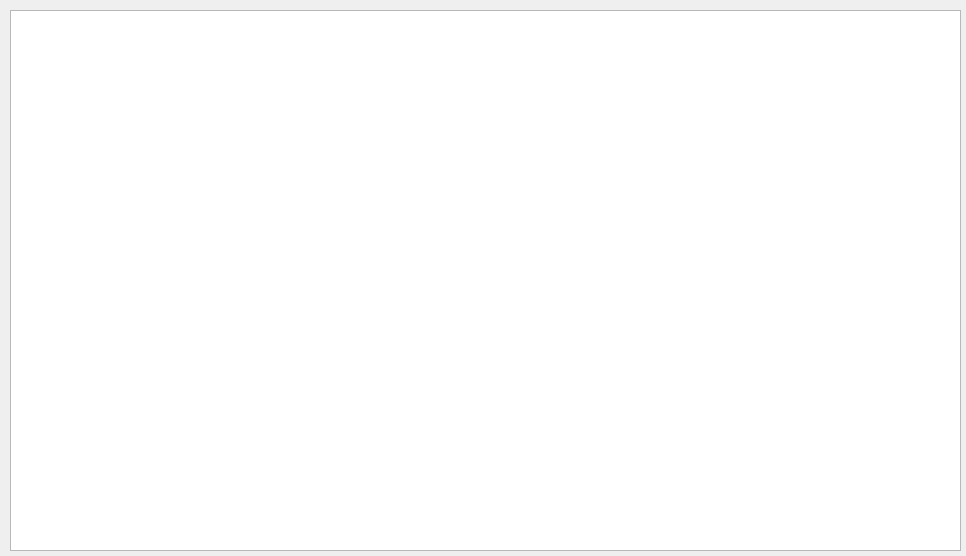
<?xml version="1.0" encoding="UTF-8"?>
<ui version="4.0">
 <class>readmeDialog</class>
 <widget class="QDialog" name="readmeDialog">
  <property name="geometry">
   <rect>
    <x>0</x>
    <y>0</y>
    <width>966</width>
    <height>556</height>
   </rect>
  </property>
  <property name="windowTitle">
   <string>Dialog</string>
  </property>
  <widget class="QTextBrowser" name="textBrowser">
   <property name="geometry">
    <rect>
     <x>10</x>
     <y>10</y>
     <width>951</width>
     <height>541</height>
    </rect>
   </property>
  </widget>
 </widget>
 <resources/>
 <connections/>
</ui>
